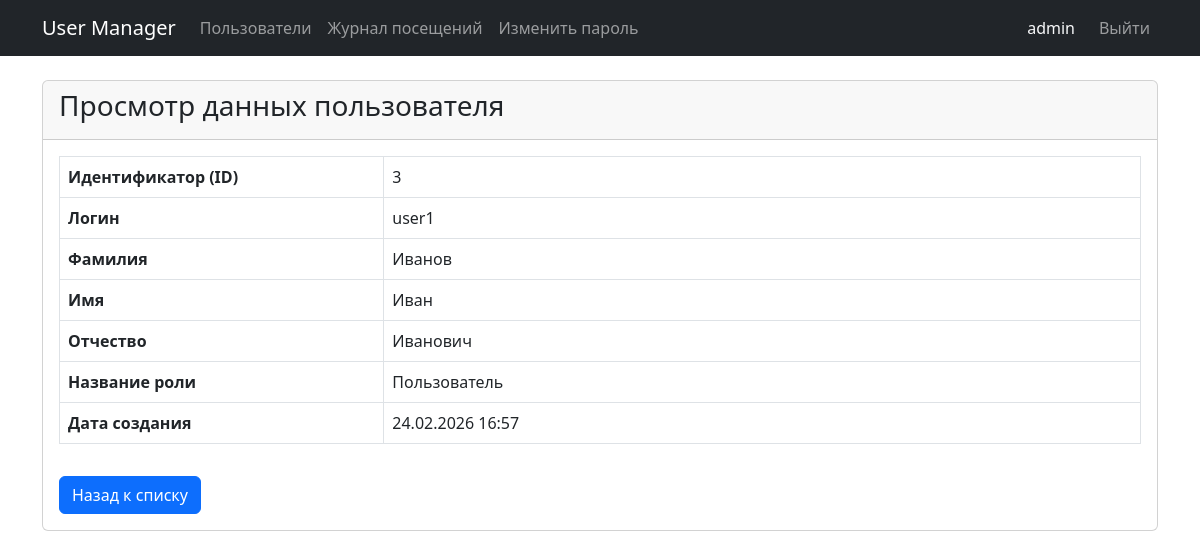
The page /users/3 (signed in) on the database its author committed.
### models.py (models this page shows, shortened)
class User(db.Model, UserMixin):
    __tablename__ = 'users'
    id = db.Column(db.Integer, primary_key=True)
    login = db.Column(db.String(50), unique=True, nullable=False)
    password_hash = db.Column(db.String(128), nullable=False)
    last_name = db.Column(db.String(50), nullable=False)
    first_name = db.Column(db.String(50), nullable=False)
    middle_name = db.Column(db.String(50), nullable=True)
    role_id = db.Column(db.Integer, db.ForeignKey('roles.id'), nullable=True)
    created_at = db.Column(db.DateTime, default=datetime.utcnow)
    @property
    def is_admin(self):
        return self.role_id == 1

class Role(db.Model):
    __tablename__ = 'roles'
    id = db.Column(db.Integer, primary_key=True)
    name = db.Column(db.String(50), nullable=False)
    description = db.Column(db.Text, nullable=True)
    users = db.relationship('User', backref='role', lazy=True)

### app.py (the view)
@app.route('/users/<int:user_id>')
@login_required
@check_rights('show')  # Проверка прав на просмотр
def user_view(user_id):
    user = User.query.get_or_404(user_id)
    return render_template('user_view.html', user=user)

### app.py (called while the page is built, shortened)
@login_manager.user_loader
def load_user(user_id):
    return User.query.get(int(user_id))

@app.before_request
def log_request_info():
    if request.path.startswith('/static'):
        return
    user_id = current_user.id if current_user.is_authenticated else None
    visit = Visit(path=request.path, user_id=user_id)
    db.session.add(visit)
    db.session.commit()

def check_rights(action):
    def decorator(func):
        @wraps(func)
        def wrapper(*args, **kwargs):
            if not current_user.is_authenticated:
                return redirect(url_for('login'))
            has_rights = False
            if current_user.is_admin:
                has_rights = True
            if not has_rights:
                flash("У вас недостаточно прав для доступа к данной странице.", "danger")
                return redirect(url_for('index'))
            return func(*args, **kwargs)
        return wrapper
    return decorator

@app.context_processor
def inject_permissions():
    def can_user_perform(action, record=None):
        if not current_user.is_authenticated:
            return False
        if current_user.is_admin:
            return True
        if action == 'edit' or action == 'show':
            return record and record.id == current_user.id
        return False
    return dict(can_user_perform=can_user_perform)

### templates/user_view.html
{% extends 'base.html' %}
{% block content %}
<div class="card">
    <div class="card-header">
        <h3>Просмотр данных пользователя</h3>
    </div>
    <div class="card-body">
        <table class="table table-bordered">
            <tr>
                <th style="width: 30%;">Идентификатор (ID)</th>
                <td>{{ user.id }}</td>
            </tr>
            <tr>
                <th>Логин</th>
                <td>{{ user.login }}</td>
            </tr>
            <tr>
                <th>Фамилия</th>
                <td>{{ user.last_name }}</td>
            </tr>
            <tr>
                <th>Имя</th>
                <td>{{ user.first_name }}</td>
            </tr>
            <tr>
                <th>Отчество</th>
                <td>{{ user.middle_name or '-' }}</td>
            </tr>
            <tr>
                <th>Название роли</th>
                <td>{{ user.role.name if user.role else 'Не назначена' }}</td>
            </tr>
            <tr>
                <th>Дата создания</th>
                <td>{{ user.created_at.strftime('%d.%m.%Y %H:%M') }}</td>
            </tr>
        </table>
        <a href="{{ url_for('index') }}" class="btn btn-primary mt-3">Назад к списку</a>
    </div>
</div>
{% endblock %}

### templates/base.html (shortened to what this page needs)
<!doctype html>
<html lang="ru">
  <head>
    <link href="https://cdn.jsdelivr.net/npm/bootstrap@5.3.0/dist/css/bootstrap.min.css" rel="stylesheet">
  </head>
  <body>
    <nav class="navbar navbar-expand-lg navbar-dark bg-dark mb-4">
      <div class="container">
        <a class="navbar-brand" href="{{ url_for('index') }}">User Manager</a>
        <div class="navbar-nav me-auto">
            <a class="nav-link" href="{{ url_for('index') }}">Пользователи</a>
            {% if current_user.is_authenticated %}
                <a class="nav-link" href="{{ url_for('logs.index') }}">Журнал посещений</a>
                <a class="nav-link" href="{{ url_for('change_password') }}">Изменить пароль</a>
            {% endif %}
        </div>
        <div class="navbar-nav">
            {% if current_user.is_authenticated %}
                <span class="nav-item nav-link disabled text-light me-2">{{ current_user.login }}</span>
                <a class="nav-link" href="{{ url_for('logout') }}">Выйти</a>
            {% else %}
                <a class="nav-link" href="{{ url_for('login') }}">Войти</a>
            {% endif %}
        </div>
      </div>
    </nav>
    <div class="container">
        {% block content %}{% endblock %}
    </div>
  </body>
</html>

### rows shown on the page
User: login "admin"
User: id "3", login "user1", last_name "Иванов", first_name "Иван", middle_name "Иванович", created_at "24.02.2026 16:57"
Role: role "Пользователь"
